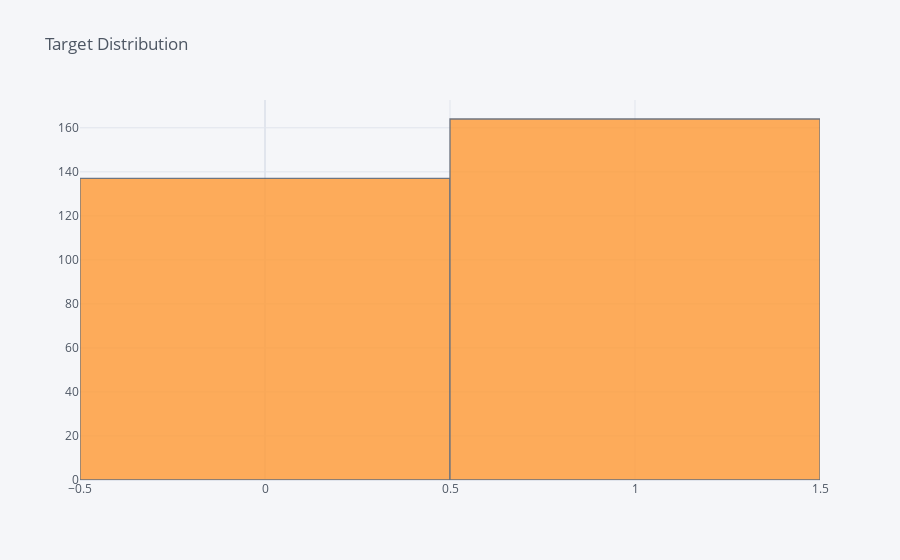

The cell this chart's notebook holds for it:
### Code cell
data['target'].iplot(kind='hist', subplots=True, title='Target Distribution')

### Figure 1 — Plotly figure (JSON) as saved in the notebook; plotly's stock layout.template omitted (floating-point values rounded to 4 significant figures; data arrays with more than 128 entries replaced by an {"elided": "..."} marker saying what was removed)
{"data": [{"opacity": 0.8, "orientation": "v", "yaxis": "y", "histnorm": "", "xaxis": "x", "histfunc": "count", "marker": {"color": "rgba(255, 153, 51, 1.0)", "line": {"color": "#4D5663", "width": 1.3}}, "x": {"elided": "301 int values"}, "type": "histogram", "name": "target"}], "layout": {"xaxis": {"tickfont": {"color": "#4D5663"}, "domain": [0, 1], "title": {"text": "", "font": {"color": "#4D5663"}}, "showgrid": true, "zerolinecolor": "#E1E5ED", "gridcolor": "#E1E5ED", "anchor": "y"}, "title": {"text": "Target Distribution", "font": {"color": "#4D5663"}}, "paper_bgcolor": "#F5F6F9", "plot_bgcolor": "#F5F6F9", "yaxis": {"tickfont": {"color": "#4D5663"}, "domain": [0, 1], "title": {"text": "", "font": {"color": "#4D5663"}}, "showgrid": true, "zerolinecolor": "#E1E5ED", "gridcolor": "#E1E5ED", "anchor": "x"}, "barmode": "overlay", "legend": {"bgcolor": "#F5F6F9", "font": {"color": "#4D5663"}}}}
